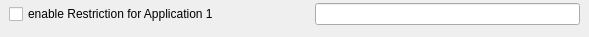
              <widget class="QWidget" name="widget_30" native="true">
               <widget class="QWidget" name="horizontalLayoutWidget_71">
                <property name="geometry">
                 <rect>
                  <x>9</x>
                  <y>1</y>
                  <width>571</width>
                  <height>27</height>
                 </rect>
                </property>
                <layout class="QHBoxLayout" name="horizontalLayout_09">
                 <property name="sizeConstraint">
                  <enum>QLayout::SetDefaultConstraint</enum>
                 </property>
                 <item>
                  <widget class="QCheckBox" name="kcfg_App1enabledPD">
                   <property name="minimumSize">
                    <size>
                     <width>300</width>
                     <height>0</height>
                    </size>
                   </property>
                   <property name="maximumSize">
                    <size>
                     <width>300</width>
                     <height>16777215</height>
                    </size>
                   </property>
                   <property name="toolTip">
                    <string>This checkbox enables the restrictions for the application.</string>
                   </property>
                   <property name="text">
                    <string>enable Restriction for Application 1</string>
                   </property>
                  </widget>
                 </item>
                 <item>
                  <widget class="QLineEdit" name="kcfg_AppName1PD">
                   <property name="toolTip">
                    <string>The name of the application to restrict. Every linux process of the given user which contains the string will be limited.</string>
                   </property>
                   <property name="whatsThis">
                    <string/>
                   </property>
                  </widget>
                 </item>
                </layout>
               </widget>
              </widget>
